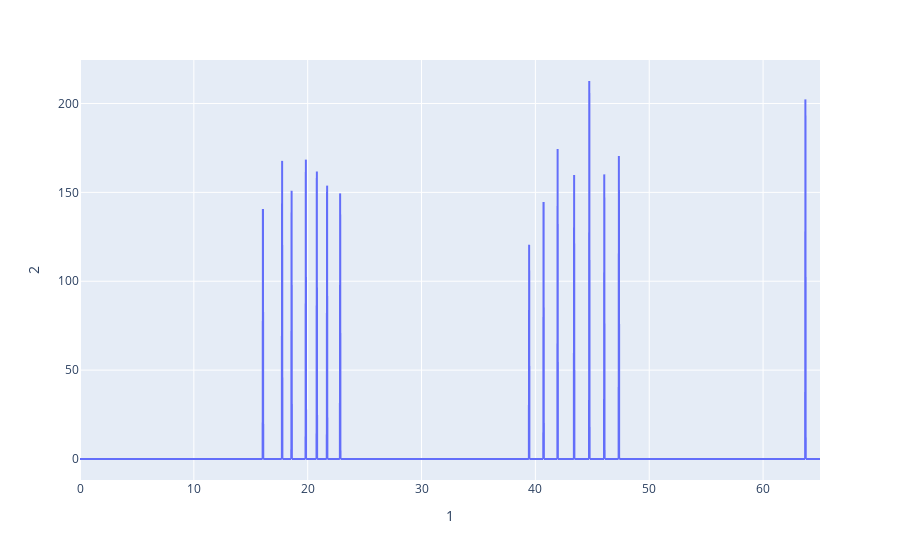

Source (notebook cell):
### Code cell
import sys
sys.path.append("V:/biomoni/") 
from BacillusScripts.Experiment import Experiment
import pandas as pd
import numpy as np
from scipy.interpolate import interp1d
import plotly.express as px

a = Experiment("V:/biomoni/BacillusData/Stamm185","F5",endpoint = "F_end")
a.dataset["off"]

b = a.dataset["off"]["SampleVolume [g]"]

#turning Sample Volume into Flowrate mL/h that is necessry to flow for a period of 3 min to result the amount of Sample VOlume
c= pd.DataFrame(b*40)
c = c.rename(columns={"SampleVolume [g]":"VolumeFlow [mL/h]"})

e_after= [x + 0.025 for x in c.index]
e_before = [x - 0.025 for x in c.index]
e_zero = [0] *(len(c.index))

for i in e_after:
    c.loc[i]= 0

for i in e_before:
    c.loc[i]=0

Flow_raw= c.sort_index(axis ="index")


Flow = interp1d(x = Flow_raw.index, y = Flow_raw["VolumeFlow [mL/h]"] ,fill_value = (Flow_raw.iloc[0], Flow_raw.iloc[-1]), bounds_error= False)
t_grid = np.arange(0, 65, 0.001)
#t_space= np.linspace(0,65,1001) 
#print(t_grid)
#print(t_space)
Flow_calc = Flow(t_grid)


d ={"1": t_grid, "2": Flow_calc}
df =pd.DataFrame(data=d)

print(df)

test0 = Flow(16.89)
test1 = Flow(16.88333)
test2 = Flow(16.78)



fig = px.line(df,x="1",y="2")
fig.show()

### Figure 1 — Plotly figure (JSON) as saved in the notebook; plotly's stock layout.template omitted (floating-point values rounded to 4 significant figures; data arrays with more than 128 entries replaced by an {"elided": "..."} marker saying what was removed)
{"data": [{"hovertemplate": "1=%{x}<br>2=%{y}<extra></extra>", "legendgroup": "", "line": {"color": "#636efa", "dash": "solid"}, "marker": {"symbol": "circle"}, "mode": "lines", "name": "", "showlegend": false, "type": "scattergl", "x": {"elided": "65000 float values"}, "xaxis": "x", "y": {"elided": "65000 float values"}, "yaxis": "y"}], "layout": {"legend": {"tracegroupgap": 0}, "margin": {"t": 60}, "xaxis": {"anchor": "y", "domain": [0, 1], "title": {"text": "1"}}, "yaxis": {"anchor": "x", "domain": [0, 1], "title": {"text": "2"}}}}
